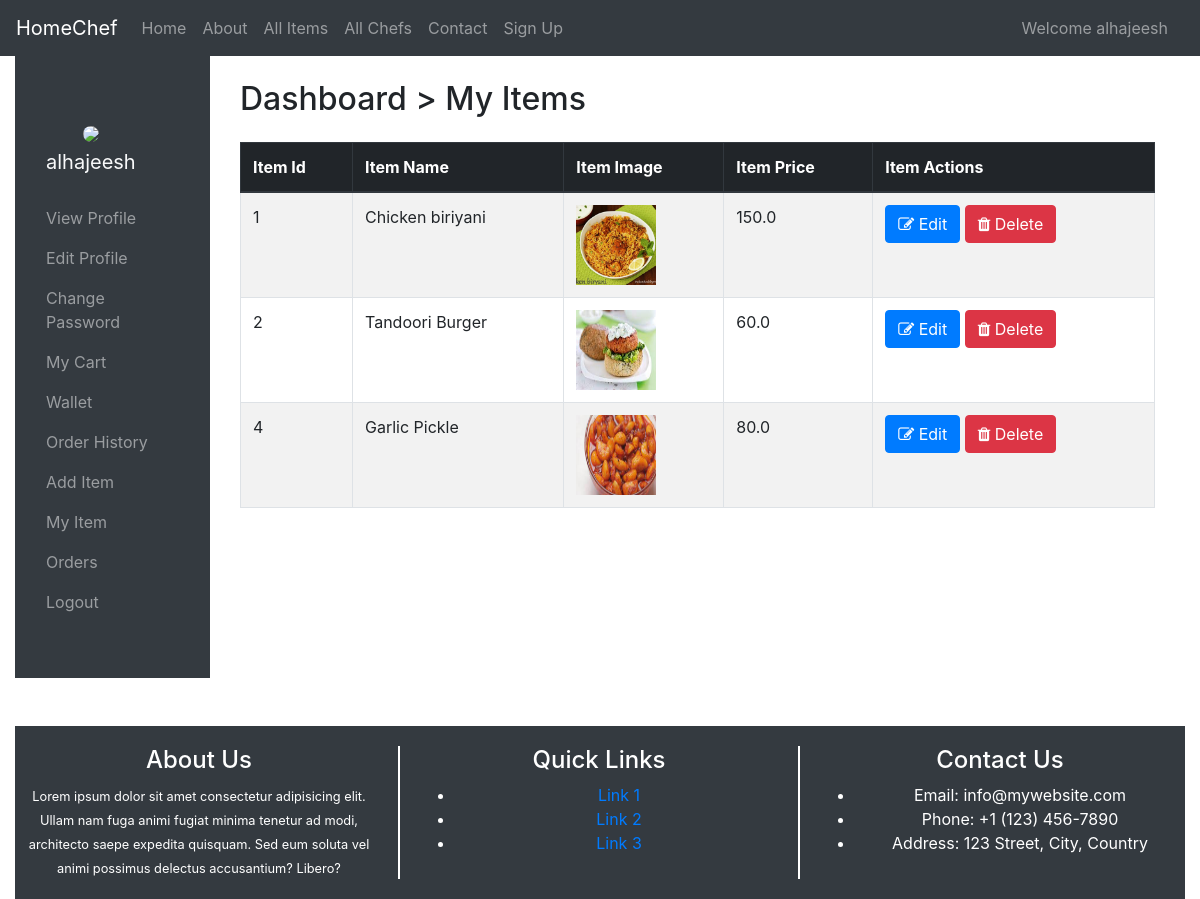
Page /my_products/ (signed in) on the committed database.
### secondapp/models.py (models this page shows, shortened)
class add_product(models.Model):
    item_chef=models.ForeignKey(User,on_delete=models.CASCADE)
    item_name=models.CharField(max_length=250)
    item_category=models.ForeignKey(Category,on_delete=models.CASCADE)
    item_price=models.FloatField()
    item_image=models.ImageField(upload_to="products/%y/%m/%d")
    item_details=models.TextField()

### secondapp/views.py (the view)
# urls.py: path("my_products/",views.my_products,name="my_products"),
def my_products(request):
    context={}
    all=add_product.objects.filter(item_chef__id=request.user.id)
    context["products"]=all
    return render(request,"myproducts.html",context)

### templates/myproducts.html
{% extends "dashboard_base.html" %}
{% block dashboard %}
<div class="container-fluid mt-4">
    <div class="row">
        <div class="col-md-12">
            <h2 class="mb-4">Dashboard &gt; My Items</h2>
            <table class="table table-bordered table-striped">
                <thead class="thead-dark">
                    <tr>
                        <th>Item Id</th>
                        <th>Item Name</th>
                        <th>Item Image</th>
                        <th>Item Price</th>
                        <th>Item Actions</th>
                    </tr>
                </thead>
                <tbody>
                    {% for p in products %}
                        <tr>
                            <td>{{ p.id }}</td>
                            <td>{{ p.item_name }}</td>
                            <td><img src="/media/{{ p.item_image }}" style="height: 80px; width: 80px;" alt="{{ p.item_name }}"></td>
                            <td>{{ p.item_price }}</td>
                            <td>
                                <a href="{% url 'update_product' %}?pid={{ p.id }}" class="btn btn-primary"><i class="fa fa-edit"></i> Edit</a>
                                <a href="{% url 'delete_product' %}?pid={{ p.id }}" class="btn btn-danger"><i class="fa fa-trash"></i> Delete</a>
                            </td>
                        </tr>
                    {% endfor %}
                </tbody>
            </table>
        </div>
    </div>
</div>
{% endblock %}

### templates/dashboard_base.html
{% extends "first.html" %}
{% load static %}
{% block myblock %}
    {% if user.is_superuser %}
        <div class="container">
            <div class="row">
                <div class="col-md-12 mt-4">
                    <div class="jumbotron">
                        <h1>Sorry Mr./Miss {{user.username}} You are not allowed Here</h1>
                    </div>
                </div>
            </div>
        </div>
    {% else %}
        <div class="container-fluid">
            <div class="row">
                <div class="col-md-2 bg-dark py-5">
                    <nav class="navbar navbar-dark">
                        <a href="#" class="navbar-brand">
                            <div class="text-center">
                                {% if data.profile_pic %}
                                    <img src="/media/{{data.profile_pic}}" class="img-fluid rounded-circle" style="max-width: 50px;">
                                {% else %}
                                    <img src="{% static 'images/user.png' %}" class="img-fluid rounded-circle" style="max-width: 50px;">
                                {% endif %}
                            </div>
                            <p class="text-light">{{user.username}}</p>
                        </a>
                        <ul class="navbar-nav flex-column">
                            <li class="nav-item">
                                <a href="{% url 'cust_dashboard'%}" class="nav-link">View Profile</a>
                            </li>
                            <li class="nav-item">
                                <a href="{% url 'edit_profile'%}" class="nav-link">Edit Profile</a>
                            </li>
                            <li class="nav-item">
                                <a href="{% url 'change_password' %}" class="nav-link">Change Password</a>
                            </li>
                            <li class="nav-item">
                                <a href="{% url 'cart' %}" class="nav-link">My Cart</a>
                            </li>
                            <li class="nav-item">
                                <a href="{% url 'view_wallet' %}" class="nav-link">Wallet</a>
                            </li>
                            <li class="nav-item">
                                <a href="{% url 'order_history' %}" class="nav-link">Order History</a>
                            </li>
                            {% if user.is_staff %}
                                <li class="nav-item">
                                    <a href="{% url 'add_item_view' %}" class="nav-link">Add Item</a>
                                </li>
                                <li class="nav-item">
                                    <a href="{% url 'my_products' %}" class="nav-link">My Item</a>
                                </li>
                                <li class="nav-item">
                                    <a href="{% url 'chef_orders' %}" class="nav-link">Orders</a>
                                </li>
                            {% endif %}
                            <li class="nav-item">
                                <a href="{% url 'logout' %}" class="nav-link">Logout</a>
                            </li>
                        </ul>
                    </nav>
                </div>
                <div class="col-md-10">
                    {% block dashboard %}
                    {% endblock %}
                </div>
            </div>
        </div>
    {% endif %}
{% endblock %}

### templates/first.html (shortened to what this page needs)
<!DOCTYPE html>
{% load static %}
<html lang="en">
<head>
    <link rel="stylesheet" href="{% static 'bootstrap/css/bootstrap.min.css' %}">
    <link href="https://stackpath.bootstrapcdn.com/font-awesome/4.7.0/css/font-awesome.min.css" rel="stylesheet">
</head>
<body>
<div class="container-fluid">
    <div class="row">
        <div class="col-md-12 px-0">
            <nav class="navbar navbar-expand bg-dark navbar-dark">
                <a href="{% url 'index' %}" class="navbar-brand">HomeChef</a>
                <ul class="navbar-nav">
                    <li class="nav-item">
                        <a href="{% url 'index' %}" class="nav-link">Home</a>
                    </li>
                    <li class="nav-item">
                        <a href="{% url 'about' %}" class="nav-link">About</a>
                    </li>
                    <li class="nav-item">
                        <a href="{% url 'all_products' %}" class="nav-link">All Items</a>
                    </li>
                    <li class="nav-item">
                        <a href="{% url 'all_chefs' %}" class="nav-link">All Chefs</a>
                    </li>
                    <li class="nav-item">
                        <a href="{% url 'contact' %}" class="nav-link">Contact</a>
                    </li>
                    <li class="nav-item mr-2">
                        <a href="{% url 'reg' %}" class="nav-link">Sign Up</a>
                    </li>
                </ul>
                <ul class="navbar-nav ml-auto">
                    {% if user.is_authenticated %}
                        <li class="nav-item mr-2">
                            <a href="{% url 'cust_dashboard' %}" class="nav-link">Welcome {{ user.username }}</a>
                        </li>
                    {% endif %}
                </ul>
            </nav>
        </div>
    </div>
    {% block myblock %}{% endblock %}
    <div class="container-fluid footer mt-5">
        <div class="row text-center">
            <div class="col-md-4" style="border-right: 2px solid white;">
                <h4>About Us</h4>
                <small>Lorem ipsum dolor sit amet consectetur adipisicing elit. Ullam nam fuga animi fugiat minima tenetur
                    ad modi, architecto saepe expedita quisquam. Sed eum soluta vel animi possimus delectus accusantium?
                    Libero?</small>
            </div>
            <div class="col-md-4" style="border-right: 2px solid white;">
                <h4>Quick Links</h4>
                <ul>
                    <li><a href="#">Link 1</a></li>
                    <li><a href="#">Link 2</a></li>
                    <li><a href="#">Link 3</a></li>
                </ul>
            </div>
            <div class="col-md-4">
                <h4>Contact Us</h4>
                <ul>
                    <li>Email: info@mywebsite.com</li>
                    <li>Phone: +1 (123) 456-7890</li>
                    <li>Address: 123 Street, City, Country</li>
                </ul>
            </div>
        </div>
    </div>
</div>
</body>
</html>

### templates/first.html (style rules this page uses)
img { width: 100%; }
.navbar { background-color: #343a40; }
.navbar-brand, .navbar-nav .nav-link { color: white; }
.footer { background-color: #343a40; color: white; padding: 20px 0; }

### rows in the picture
add_product: id "1", item_name "Chicken biriyani", item_image (picture), item_price "150.0"
add_product: id "2", item_name "Tandoori Burger", item_image (picture), item_price "60.0"
add_product: id "4", item_name "Garlic Pickle", item_image (picture), item_price "80.0"

### other values in the picture
{{ user.username }} "alhajeesh"
